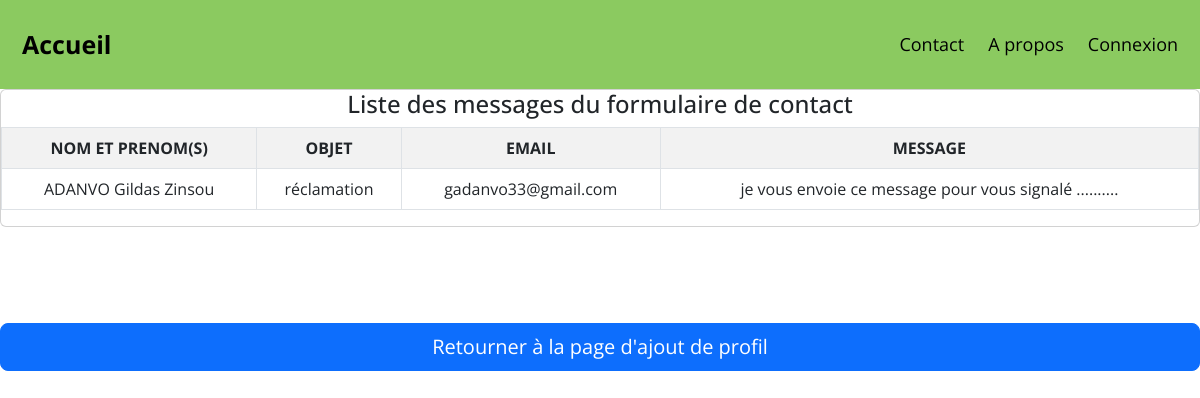
Screenshot of /liste_formulaire.php with the database file from the repository.
### tables this page shows
CREATE TABLE IF NOT EXISTS `contacts` (
  `id` int(11) NOT NULL AUTO_INCREMENT,
  `firstname` varchar(500) NOT NULL,
  `sujet` varchar(500) NOT NULL,
  `email` varchar(255) NOT NULL,
  `subject` text NOT NULL,
  `date_ajout` datetime NOT NULL DEFAULT CURRENT_TIMESTAMP,
  `date_modification` datetime NOT NULL DEFAULT CURRENT_TIMESTAMP,
  PRIMARY KEY (`id`)
);

### liste_formulaire.php (the view, shortened to what this page needs)
<?php require_once('entete.php') ?>
<!-- <?php
    $liste_formulaire = $database->query("SELECT * FROM contacts")->fetchAll();
    ?> -->
 <div class="table-responsive mb-5 card">
     <h4>Liste des messages du formulaire de contact</h4>
     <table class="table table-bordered table-striped">
         <tr>
             <th>NOM ET PRENOM(S)</th>
             <th>OBJET</th>
             <th>EMAIL</th>
             <th >MESSAGE</th>
         </tr>
         <?php foreach ($liste_formulaire as $message) : ?>
             <tr>
                 <td><?= $message['firstname'] ?></td>
                 <td><?= $message['sujet'] ?></td>
                 <td><?= $message['email'] ?></td>
                 <td><?= $message['subject'] ?></td>
         <?php endforeach; ?>
     </table>
 </div> <br><br>
 <button name="e" class="w-100 btn btn-lg btn-primary" type="submit" onclick="window.location.href = 'admin.php';">Retourner à la page d'ajout de profil</button>

### style.css (style rules this page uses)
body { padding:0; margin:0; font-family: 'Open Sans', sans-serif; }
div { text-align: center; }

### rows the page displays
contacts: firstname "ADANVO Gildas Zinsou", sujet "réclamation", email "gadanvo33@gmail.com", subject "je vous envoie ce message pour vous signalé .........."
